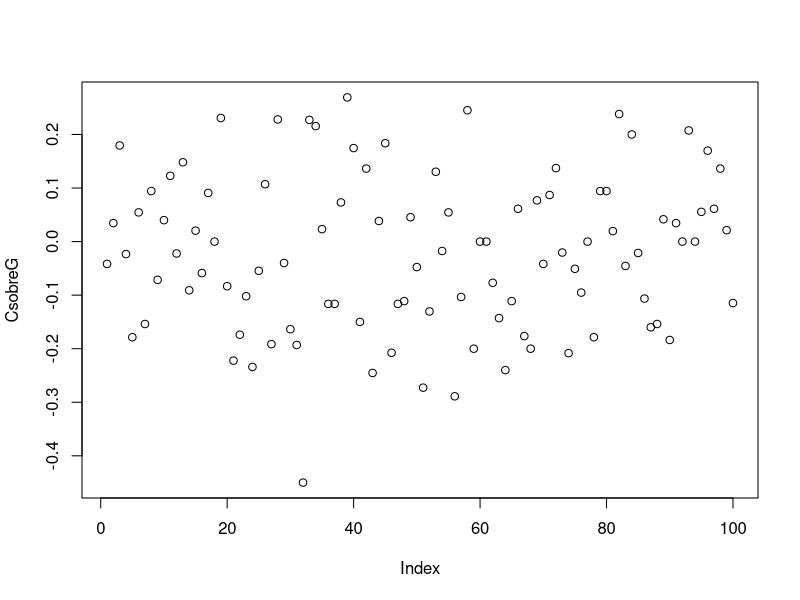
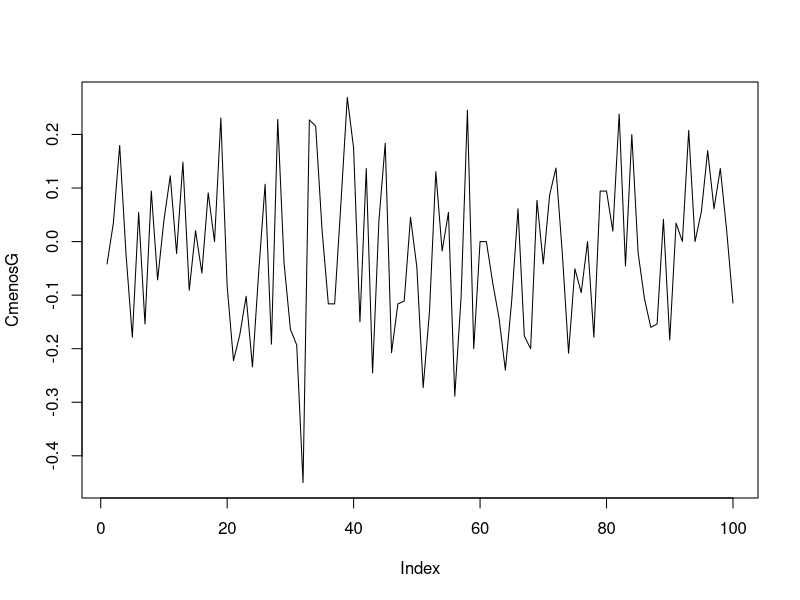
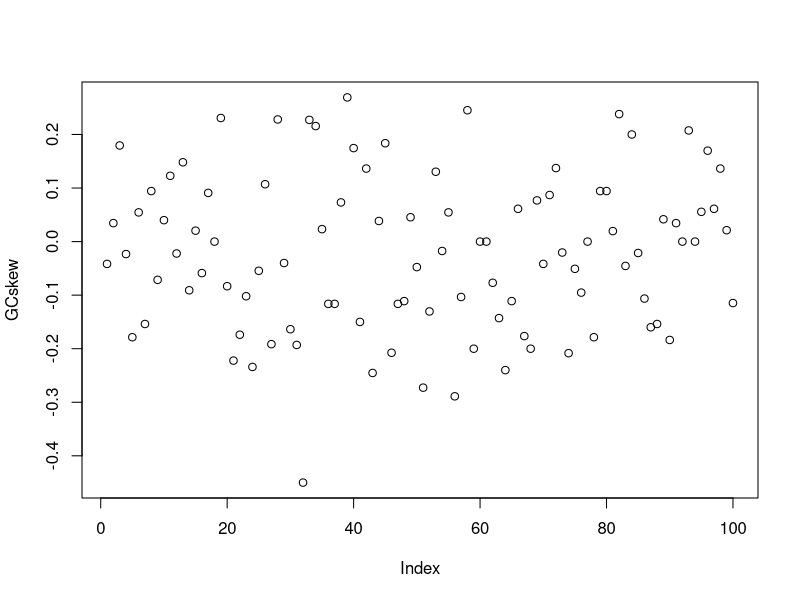

The R script that drew these images, in order: (Note: this script raises an error after producing the figures.)

# Crear una secuencia aleatoria para el calculo de sesgo C/G --------------
library(seqinr)
seq <- sample(x=c('a','c','g','t'),size = 100, replace = T) #replace=TRUE para que sea con reposicion

# Calcular composiciones nucleotidicas de ventanas ------------------------

f1 <- seq[1:10]
f2 <- seq[11:20]
f3 <- seq[21:30]
f4 <- seq[31:40]
f5 <- seq[41:50]

lista <- list(f1,f2,f3,f4,f5)
lista
contar_bases <- function(secuencia) {
  c <- count(seq=secuencia, wordsize = 1,alphabet = s2c('acgt')) #hasta aca te dice cuanto hay de cada base
  csobreg <- conteos[2]/conteos[3] #aca hace la division C/G
  return(csobreg)
}
conteos <- count(seq=lista[[1]], wordsize = 1,alphabet = s2c('actg'))
contar_bases(f1) 

sapply(lista, contar_bases)

# Con una secuencia mas larga ---------------------------------------------
#A cada base le asiganamos un numero del 1 al 100, para definir a que ventana pertenece cada base
seq2 <- sample(x=c('a','c','g','t'),size = 10000, replace = T) 
count(seq2, wordsize = 1)
wsize <- 100 #tamano de las ventanas
len <- length(seq2)/wsize

#Hacemos 100 ventanas de 100 bases
#a cada base le asignamos un numero del 1 al 100, para definir a que ventana pertenece

f<- list() #lista vacia
for (i in 1: round (length(seq2)/wsize)){ #round por si queda decimal el resultado de la division
  f[[i]]=rep(i,wsize)
} 
f
f <- unlist(f) #unlist desarma la lista y se concatenan todos los elementos en un vector

#split separa cada elemento en una lista, segun el argumento en f
ventanas <- split(x=seq2, f= f) #obtendo al secuencia de cada ventana
contar_bases <- function(secuencia){
  conteos <- count(seq=secuencia, wordsize = 1,alphabet = s2c('actg')) #hasta aca te dice cuanto hay de cada base
  #csobreg <- conteos[2]/conteos[3] #aca hace la division C/G
  cmenosg <-conteos[2]-conteos[3]
  gc_skew <- (conteos[3]-conteos[2])/(conteos[3]+conteos[2])
  return(gc_skew)
}
CsobreG <- sapply(ventanas, contar_bases) #contar bases es la funcion de arriba, debuelve la divicion C/G para cada ventana
CsobreG
CmenosG<- sapply(ventanas, contar_bases)
GCskew <- sapply(ventanas, contar_bases)
GCskew
# Plotear C/G -------------------------------------------------------------

plot(CsobreG)
plot(CmenosG, type = 'l')
plot(GCskew)
# Determinacion del sesgo C/G de un genoma --------------------------------

genoma <- read.fasta('Ypestis.fna')

#definimos largo de las ventanas
getLength(genoma)
wsize <- 10000

#se crean ventanas 

f <- list()
for (i in 1:round(length(genoma)/wsize) ) {
  f [[i]]=rep(i,wsize)
}
f
f <- unlist(f)
ventanas <- split(x=seq2, f= f) #obtendo al secuencia de cada ventana

CsobreG <- sapply(ventanas, contar_bases) #contar bases es la funcion de arriba, debuelve la divicion C/G para cada ventana
CsobreG


plot(CsobreG, type='1')
